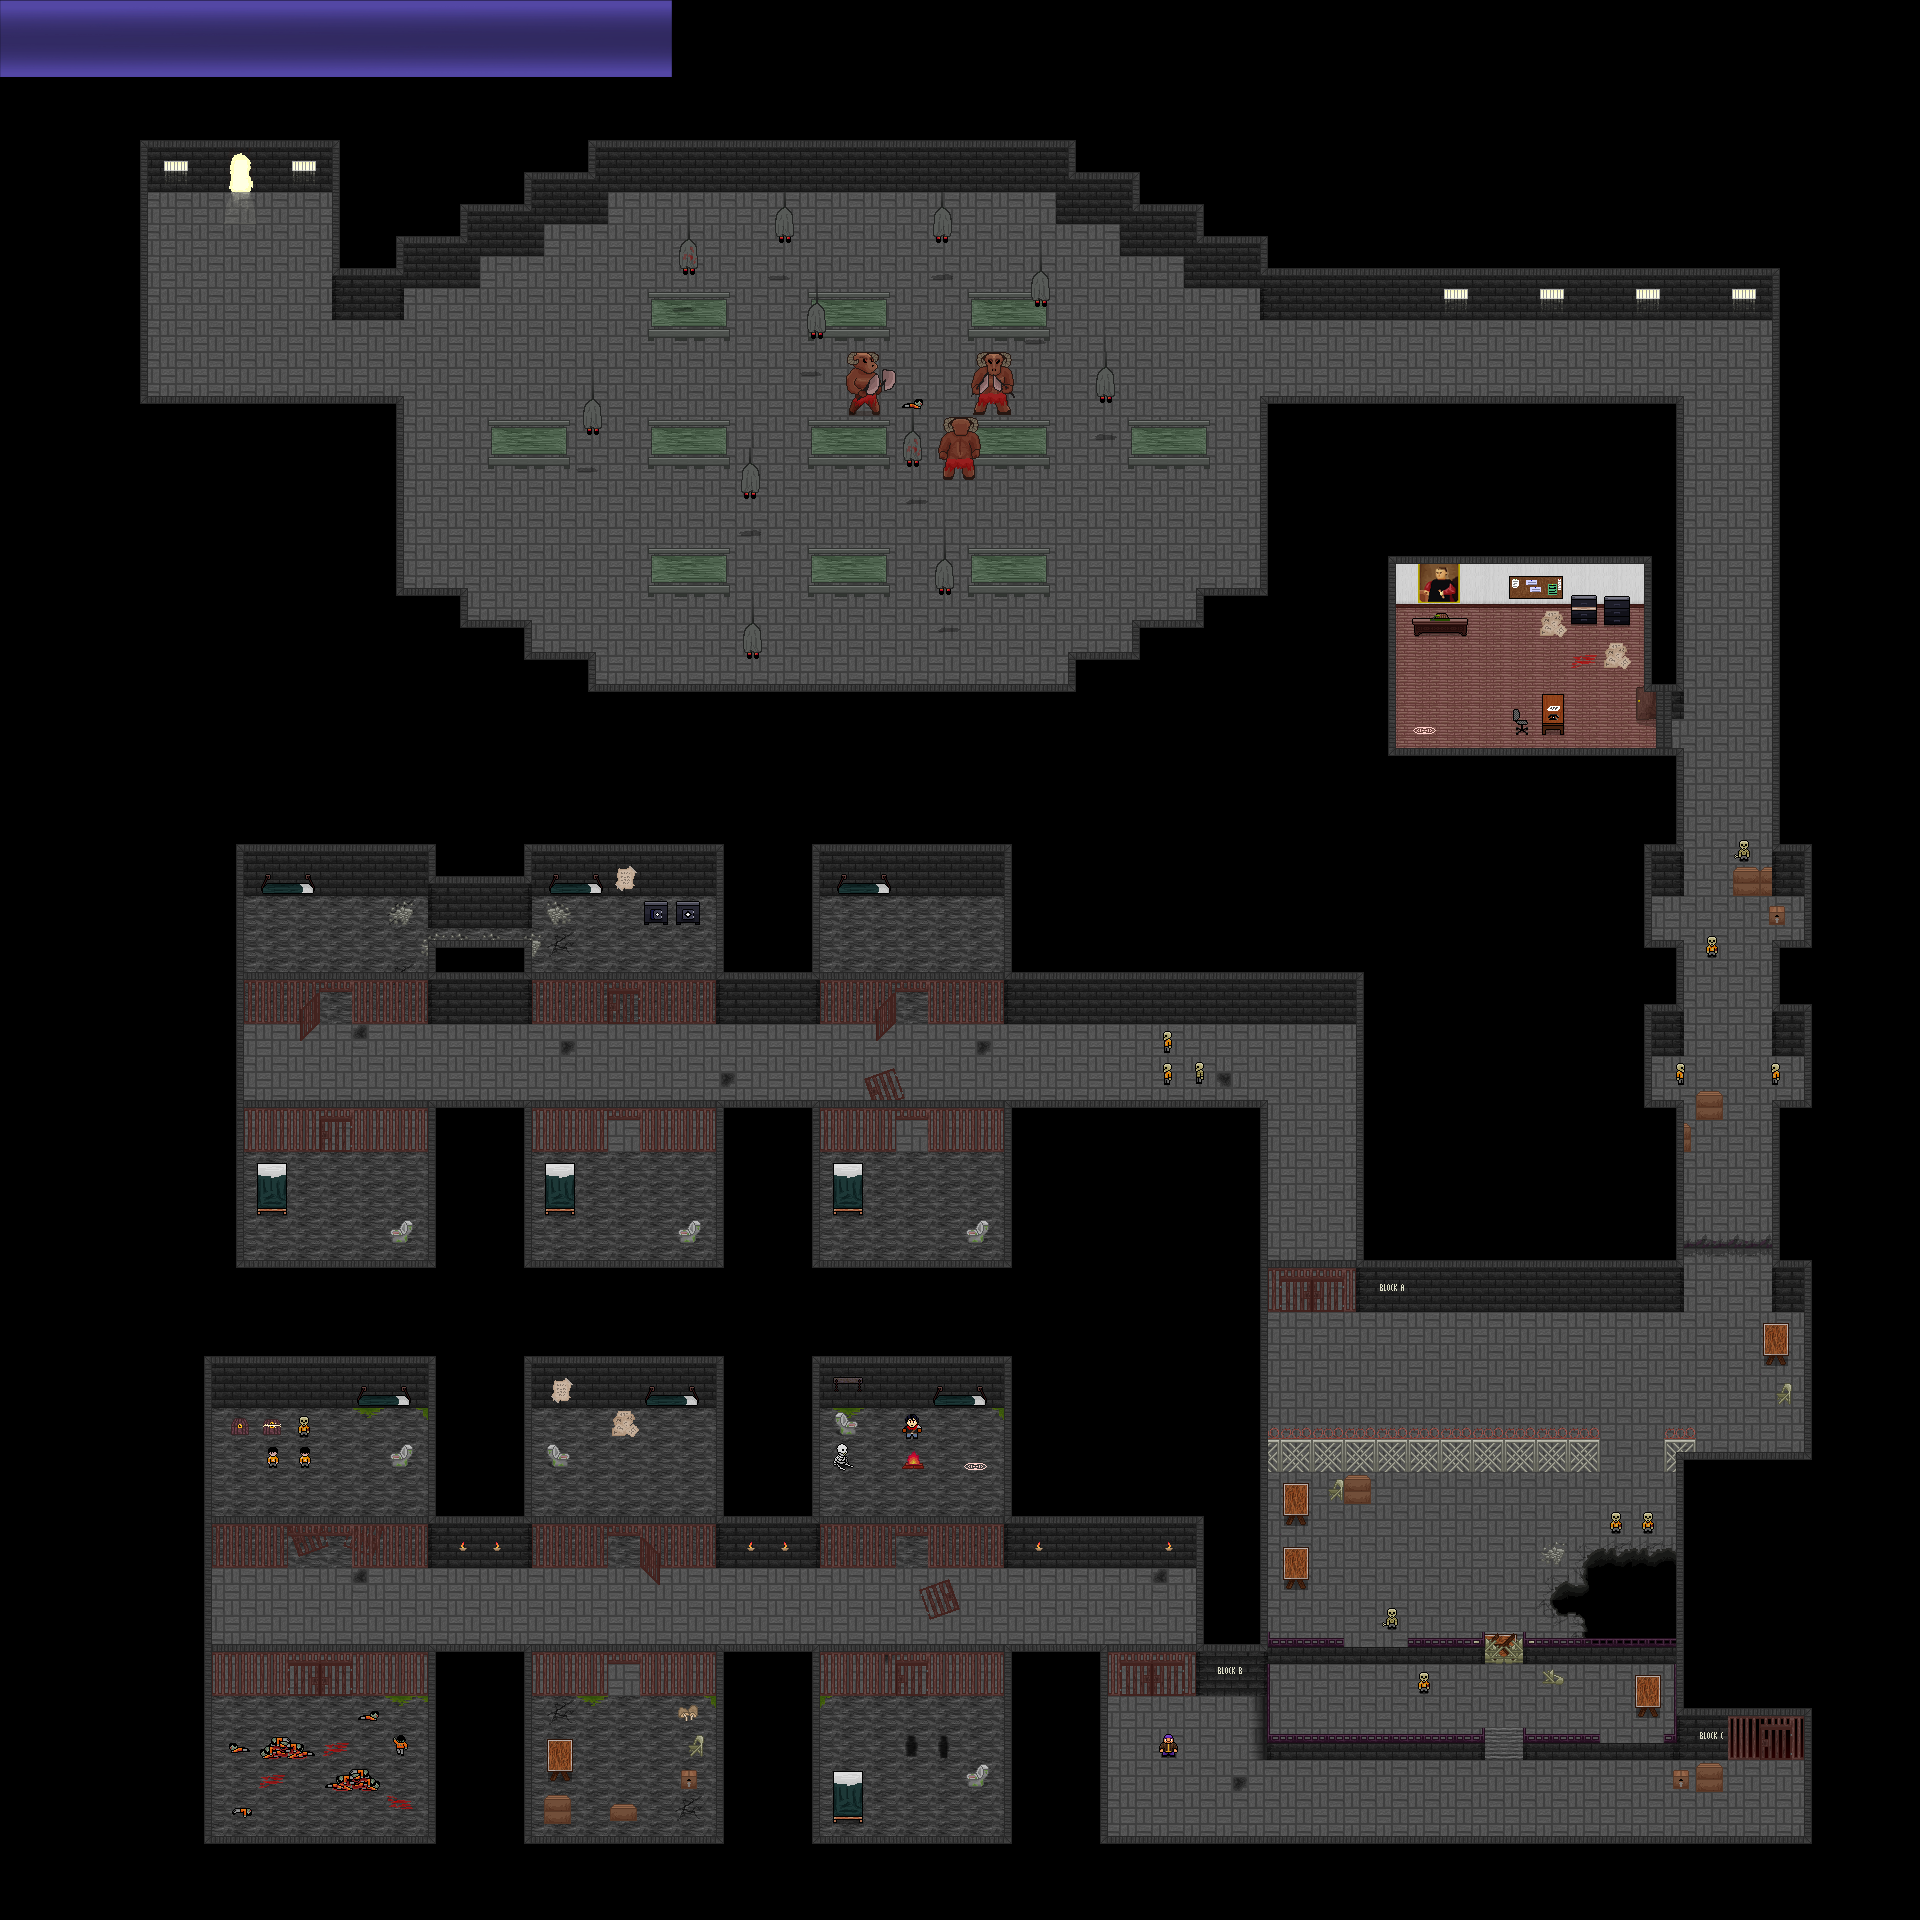

This is a level from a 2D game, rendered from its Tiled map with the project's own tilesets. A one-line summary and the map file follow, with tile-layer data summarised:
An orthogonal 60x60 tile map with 32x32 px tiles, 6 tile layers (Ground Layer, Ground Layer 2, Player Layer, Wall Layer, ...), 8 tilesets, 1 image layer.

<map version="1.0" orientation="orthogonal" renderorder="right-down" width="60" height="60" tilewidth="32" tileheight="32" nextobjectid="8">
 <tileset firstgid="1" name="dunegon" tilewidth="32" tileheight="32">
  <image source="../Tilesets/dunegon.png" width="480" height="800" />
  <tile id="87">
   <animation>
    <frame tileid="87" duration="100" />
    <frame tileid="74" duration="100" />
    <frame tileid="73" duration="100" />
    <frame tileid="74" duration="100" />
   </animation>
  </tile>
  <tile id="118">
   <animation>
    <frame tileid="118" duration="100" />
    <frame tileid="119" duration="100" />
    <frame tileid="134" duration="100" />
    <frame tileid="119" duration="100" />
   </animation>
  </tile>
  <tile id="126">
   <animation>
    <frame tileid="126" duration="800" />
    <frame tileid="129" duration="800" />
   </animation>
  </tile>
  <tile id="136">
   <animation>
    <frame tileid="2" duration="200" />
    <frame tileid="136" duration="200" />
    <frame tileid="137" duration="200" />
    <frame tileid="138" duration="200" />
    <frame tileid="137" duration="200" />
    <frame tileid="136" duration="200" />
   </animation>
  </tile>
  <tile id="146">
   <animation>
    <frame tileid="146" duration="200" />
    <frame tileid="160" duration="200" />
    <frame tileid="159" duration="200" />
    <frame tileid="160" duration="200" />
   </animation>
  </tile>
  <tile id="155">
   <animation>
    <frame tileid="157" duration="400" />
    <frame tileid="155" duration="100" />
    <frame tileid="154" duration="100" />
    <frame tileid="153" duration="100" />
    <frame tileid="170" duration="100" />
    <frame tileid="169" duration="100" />
    <frame tileid="168" duration="100" />
    <frame tileid="152" duration="100" />
    <frame tileid="167" duration="801" />
   </animation>
  </tile>
  <tile id="158">
   <animation>
    <frame tileid="158" duration="200" />
    <frame tileid="144" duration="200" />
    <frame tileid="143" duration="200" />
    <frame tileid="144" duration="200" />
   </animation>
  </tile>
  <tile id="194">
   <animation>
    <frame tileid="194" duration="150" />
    <frame tileid="209" duration="150" />
    <frame tileid="224" duration="150" />
    <frame tileid="209" duration="150" />
   </animation>
  </tile>
  <tile id="215">
   <animation>
    <frame tileid="215" duration="300" />
    <frame tileid="216" duration="300" />
    <frame tileid="215" duration="300" />
    <frame tileid="217" duration="300" />
   </animation>
  </tile>
  <tile id="230">
   <animation>
    <frame tileid="230" duration="300" />
    <frame tileid="231" duration="300" />
    <frame tileid="230" duration="300" />
    <frame tileid="232" duration="300" />
   </animation>
  </tile>
  <tile id="245">
   <animation>
    <frame tileid="245" duration="300" />
    <frame tileid="246" duration="300" />
    <frame tileid="245" duration="300" />
    <frame tileid="247" duration="300" />
   </animation>
  </tile>
 </tileset>
 <tileset firstgid="376" name="Leon2" tilewidth="32" tileheight="32">
  <image source="../Sprites/Leon2.png" width="96" height="128" />
  <tile id="1">
   <animation>
    <frame tileid="1" duration="400" />
    <frame tileid="2" duration="400" />
    <frame tileid="1" duration="400" />
    <frame tileid="0" duration="400" />
   </animation>
  </tile>
  <tile id="4">
   <animation>
    <frame tileid="4" duration="400" />
    <frame tileid="5" duration="400" />
    <frame tileid="4" duration="400" />
    <frame tileid="3" duration="400" />
   </animation>
  </tile>
 </tileset>
 <tileset firstgid="388" name="save" tilewidth="32" tileheight="32">
  <image source="../Sprites/save.png" width="96" height="128" />
  <tile id="1">
   <animation>
    <frame tileid="1" duration="100" />
    <frame tileid="2" duration="100" />
    <frame tileid="0" duration="100" />
    <frame tileid="2" duration="100" />
    <frame tileid="4" duration="100" />
    <frame tileid="5" duration="100" />
    <frame tileid="3" duration="100" />
    <frame tileid="5" duration="100" />
    <frame tileid="7" duration="100" />
    <frame tileid="8" duration="100" />
    <frame tileid="6" duration="100" />
    <frame tileid="8" duration="100" />
    <frame tileid="10" duration="100" />
    <frame tileid="11" duration="100" />
    <frame tileid="9" duration="100" />
    <frame tileid="11" duration="100" />
    <frame tileid="7" duration="100" />
    <frame tileid="8" duration="100" />
    <frame tileid="6" duration="100" />
    <frame tileid="8" duration="100" />
    <frame tileid="4" duration="100" />
    <frame tileid="5" duration="100" />
    <frame tileid="3" duration="100" />
   </animation>
  </tile>
 </tileset>
 <tileset firstgid="400" name="LostSoul" tilewidth="32" tileheight="32">
  <image source="../Sprites/LostSoul.png" width="192" height="256" />
  <tile id="1">
   <animation>
    <frame tileid="1" duration="400" />
    <frame tileid="2" duration="400" />
    <frame tileid="1" duration="400" />
    <frame tileid="0" duration="400" />
   </animation>
  </tile>
  <tile id="3">
   <animation>
    <frame tileid="3" duration="150" />
    <frame tileid="4" duration="150" />
    <frame tileid="5" duration="400" />
    <frame tileid="9" duration="100" />
    <frame tileid="10" duration="100" />
    <frame tileid="11" duration="100" />
    <frame tileid="15" duration="800" />
   </animation>
  </tile>
  <tile id="4">
   <animation>
    <frame tileid="3" duration="50" />
    <frame tileid="16" duration="50" />
    <frame tileid="3" duration="800" />
   </animation>
  </tile>
  <tile id="19">
   <animation>
    <frame tileid="19" duration="400" />
    <frame tileid="20" duration="400" />
    <frame tileid="19" duration="400" />
    <frame tileid="18" duration="400" />
   </animation>
  </tile>
  <tile id="25">
   <animation>
    <frame tileid="25" duration="400" />
    <frame tileid="26" duration="400" />
    <frame tileid="25" duration="400" />
    <frame tileid="24" duration="400" />
   </animation>
  </tile>
 </tileset>
 <tileset firstgid="448" name="Bullithrumble" tilewidth="32" tileheight="32">
  <image source="../Sprites/Bullithrumble.png" width="96" height="128" />
  <tile id="1">
   <animation>
    <frame tileid="1" duration="400" />
    <frame tileid="2" duration="400" />
    <frame tileid="1" duration="400" />
    <frame tileid="0" duration="400" />
   </animation>
  </tile>
  <tile id="4">
   <animation>
    <frame tileid="4" duration="400" />
    <frame tileid="5" duration="400" />
    <frame tileid="4" duration="400" />
    <frame tileid="3" duration="400" />
   </animation>
  </tile>
  <tile id="10">
   <animation>
    <frame tileid="10" duration="400" />
    <frame tileid="11" duration="400" />
    <frame tileid="10" duration="400" />
    <frame tileid="9" duration="400" />
   </animation>
  </tile>
 </tileset>
 <tileset firstgid="460" name="chest" tilewidth="32" tileheight="32">
  <image source="../Sprites/chest.png" width="96" height="128" />
  <tile id="0">
   <animation>
    <frame tileid="1" duration="800" />
    <frame tileid="0" duration="100" />
    <frame tileid="2" duration="100" />
    <frame tileid="3" duration="100" />
    <frame tileid="4" duration="100" />
    <frame tileid="5" duration="100" />
    <frame tileid="6" duration="100" />
    <frame tileid="7" duration="100" />
    <frame tileid="8" duration="800" />
   </animation>
  </tile>
 </tileset>
 <tileset firstgid="472" name="shadow" tilewidth="32" tileheight="32">
  <image source="../Sprites/shadow.png" width="96" height="128" />
  <tile id="1">
   <animation>
    <frame tileid="1" duration="400" />
    <frame tileid="2" duration="400" />
    <frame tileid="1" duration="400" />
    <frame tileid="0" duration="400" />
   </animation>
  </tile>
  <tile id="4">
   <animation>
    <frame tileid="4" duration="400" />
    <frame tileid="5" duration="400" />
    <frame tileid="4" duration="400" />
    <frame tileid="3" duration="400" />
   </animation>
  </tile>
 </tileset>
 <tileset firstgid="484" name="warden" tilewidth="64" tileheight="64">
  <image source="../Sprites/warden.png" width="192" height="256" />
  <tile id="1">
   <animation>
    <frame tileid="1" duration="400" />
    <frame tileid="2" duration="400" />
    <frame tileid="1" duration="400" />
    <frame tileid="0" duration="400" />
   </animation>
  </tile>
  <tile id="4">
   <animation>
    <frame tileid="4" duration="400" />
    <frame tileid="5" duration="400" />
    <frame tileid="4" duration="400" />
    <frame tileid="3" duration="400" />
   </animation>
  </tile>
  <tile id="10">
   <animation>
    <frame tileid="10" duration="400" />
    <frame tileid="11" duration="400" />
    <frame tileid="10" duration="400" />
    <frame tileid="9" duration="400" />
   </animation>
  </tile>
 </tileset>
 <layer name="Ground Layer" width="60" height="60">
  <data>[3600 cells, 3600 non-empty, 6 distinct tile ids]</data>
 </layer>
 <layer name="Ground Layer 2" width="60" height="60">
  <data>[3600 cells, 151 non-empty, 51 distinct tile ids]</data>
 </layer>
 <layer name="Player Layer" width="60" height="60">
  <data>[3600 cells, 50 non-empty, 27 distinct tile ids]</data>
 </layer>
 <layer name="Wall Layer" width="60" height="60">
  <data>[3600 cells, 644 non-empty, 30 distinct tile ids]</data>
 </layer>
 <layer name="Wall Decoration" width="60" height="60">
  <data>[3600 cells, 184 non-empty, 45 distinct tile ids]</data>
 </layer>
 <layer name="Above Layer" width="60" height="60">
  <data>[3600 cells, 2285 non-empty, 21 distinct tile ids]</data>
 </layer>
 <objectgroup name="Text Stuff" />
 <imagelayer name="Image Layer 1" x="1090" y="1843">
  <image source="../banner.png" />
 </imagelayer>
</map>
